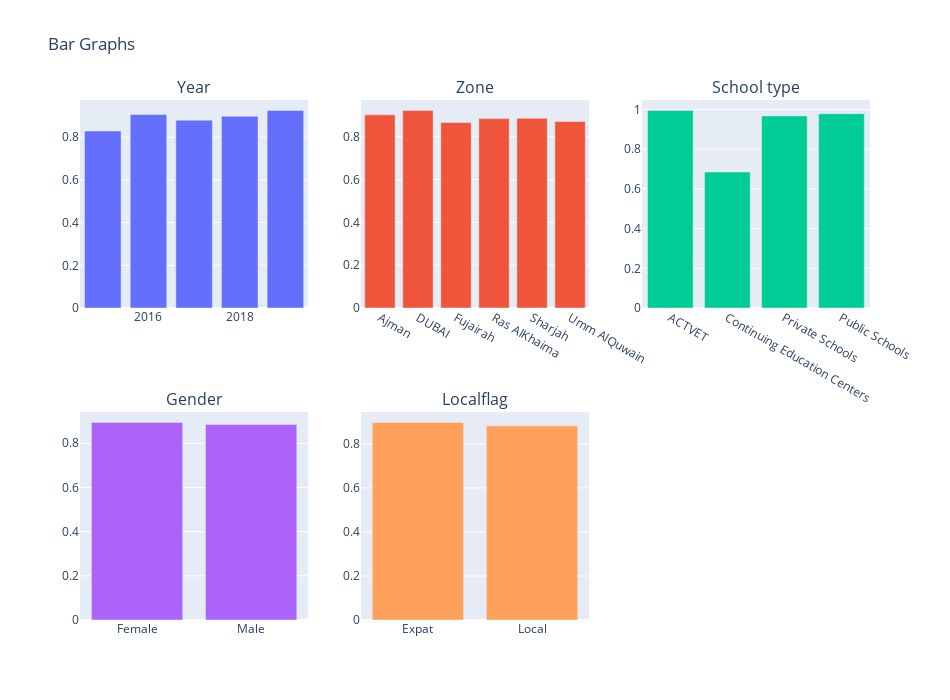

The code cell stored with this chart in its notebook:
### Code cell
df1=df.groupby('Year')['Graduation'].mean()
df1=df1.reset_index()
df2=df.groupby('Zone')['Graduation'].mean()
df2=df2.reset_index()
df3=df.groupby('School_Type')['Graduation'].mean()
df3=df3.reset_index()
df4=df.groupby('Gender')['Graduation'].mean()
df4=df4.reset_index()
df5=df.groupby('LocalFlag')['Graduation'].mean()
df5=df5.reset_index()

fig = make_subplots(rows=2, cols=3, vertical_spacing=0.2,subplot_titles=['Year', 'Zone', 'School type', 'Gender', 'Localflag'])

trace1 = go.Bar(x=df1['Year'], y=df1['Graduation'])
fig.add_trace(trace1, row=1, col=1)

trace2 = go.Bar(x=df2['Zone'], y=df2['Graduation'])
fig.add_trace(trace2, row=1, col=2)

trace3 = go.Bar(x=df3['School_Type'], y=df3['Graduation'])
fig.add_trace(trace3, row=1, col=3)

trace4 = go.Bar(x=df4['Gender'], y=df4['Graduation'])
fig.add_trace(trace4, row=2, col=1)

trace5 = go.Bar(x=df5['LocalFlag'], y=df5['Graduation'])
fig.add_trace(trace5, row=2, col=2)


fig.update_layout(title='Bar Graphs', bargap=0.2 , height=700, width=950, showlegend=False)
fig.show()

### Figure 1 — Plotly figure (JSON) as saved in the notebook; plotly's stock layout.template omitted (floating-point values rounded to 4 significant figures)
{"data": [{"type": "bar", "x": [2015, 2016, 2017, 2018, 2019], "xaxis": "x", "y": [0.8289, 0.9065, 0.8798, 0.8984, 0.9257], "yaxis": "y"}, {"type": "bar", "x": ["Ajman", "DUBAI", "Fujairah", "Ras AlKhaima", "Sharjah", "Umm AlQuwain"], "xaxis": "x2", "y": [0.9021, 0.923, 0.8664, 0.8848, 0.8863, 0.8712], "yaxis": "y2"}, {"type": "bar", "x": ["ACTVET", "Continuing Education Centers", "Private Schools", "Public Schools"], "xaxis": "x3", "y": [0.9954, 0.685, 0.9678, 0.9787], "yaxis": "y3"}, {"type": "bar", "x": ["Female", "Male"], "xaxis": "x4", "y": [0.8946, 0.885], "yaxis": "y4"}, {"type": "bar", "x": ["Expat", "Local"], "xaxis": "x5", "y": [0.8976, 0.8819], "yaxis": "y5"}], "layout": {"annotations": [{"font": {"size": 16}, "showarrow": false, "text": "Year", "x": 0.1444, "xanchor": "center", "xref": "paper", "y": 1, "yanchor": "bottom", "yref": "paper"}, {"font": {"size": 16}, "showarrow": false, "text": "Zone", "x": 0.5, "xanchor": "center", "xref": "paper", "y": 1, "yanchor": "bottom", "yref": "paper"}, {"font": {"size": 16}, "showarrow": false, "text": "School type", "x": 0.8556, "xanchor": "center", "xref": "paper", "y": 1, "yanchor": "bottom", "yref": "paper"}, {"font": {"size": 16}, "showarrow": false, "text": "Gender", "x": 0.1444, "xanchor": "center", "xref": "paper", "y": 0.4, "yanchor": "bottom", "yref": "paper"}, {"font": {"size": 16}, "showarrow": false, "text": "Localflag", "x": 0.5, "xanchor": "center", "xref": "paper", "y": 0.4, "yanchor": "bottom", "yref": "paper"}], "bargap": 0.2, "height": 700, "showlegend": false, "title": {"text": "Bar Graphs"}, "width": 950, "xaxis": {"anchor": "y", "domain": [0, 0.2889]}, "xaxis2": {"anchor": "y2", "domain": [0.3556, 0.6444]}, "xaxis3": {"anchor": "y3", "domain": [0.7111, 1]}, "xaxis4": {"anchor": "y4", "domain": [0, 0.2889]}, "xaxis5": {"anchor": "y5", "domain": [0.3556, 0.6444]}, "xaxis6": {"anchor": "y6", "domain": [0.7111, 1]}, "yaxis": {"anchor": "x", "domain": [0.6, 1]}, "yaxis2": {"anchor": "x2", "domain": [0.6, 1]}, "yaxis3": {"anchor": "x3", "domain": [0.6, 1]}, "yaxis4": {"anchor": "x4", "domain": [0, 0.4]}, "yaxis5": {"anchor": "x5", "domain": [0, 0.4]}, "yaxis6": {"anchor": "x6", "domain": [0, 0.4]}}}
